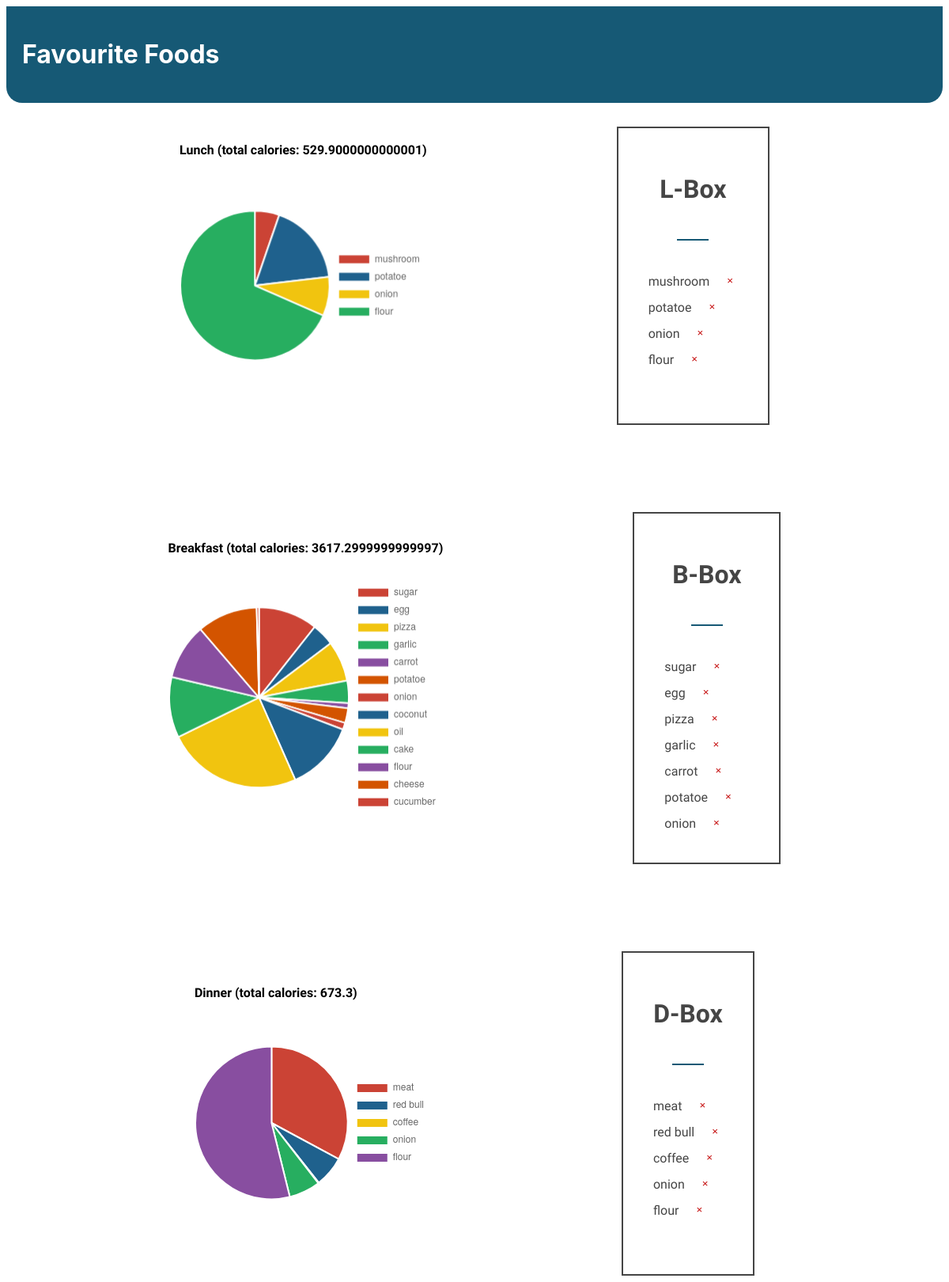
Page /favourite_foods/ (signed in) on the earlier database version.
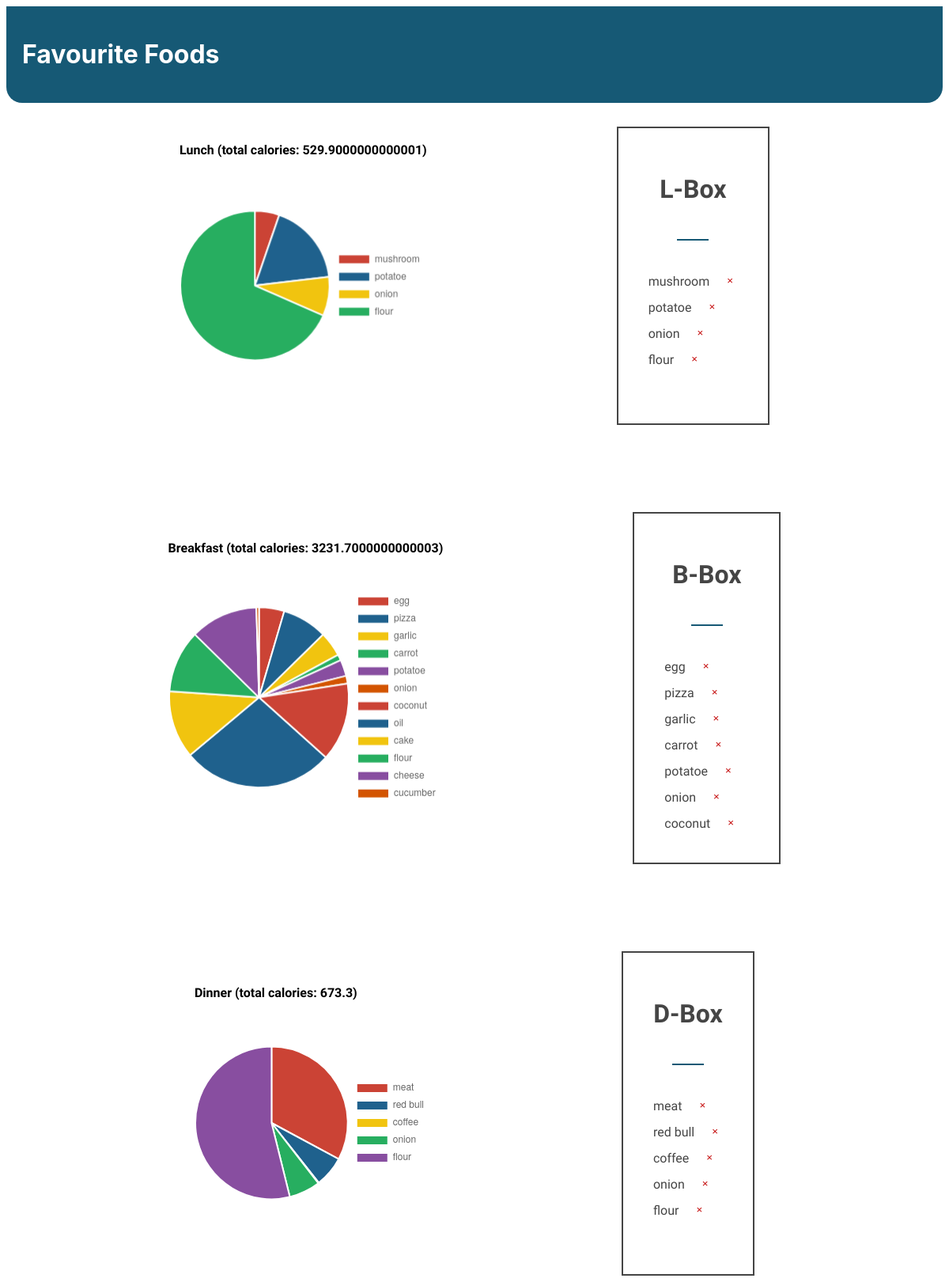
Same page on the later database version.
### myapp/models.py (models this page shows)
class Lunch(models.Model):
    user = models.ForeignKey(User, on_delete=models.CASCADE, null=True,
                             blank=True)  # If user deletes his/her account, his/her tasks also be deleted. We can also
    name = models.CharField(max_length=255, default='Default Lunch Name')
    calories = models.FloatField(null=True, blank=True)
    def __str__(self):
        return self.name

class Breakfast(models.Model):
    user = models.ForeignKey(User, on_delete=models.CASCADE, null=True,
                             blank=True)  # If user deletes his/her account, his/her tasks also be deleted. We can also
    name = models.CharField(max_length=255)
    calories = models.FloatField(null=True, blank=True)
    def __str__(self):
        return self.name

class Dinner(models.Model):
    user = models.ForeignKey(User, on_delete=models.CASCADE, null=True,
                             blank=True)  # If user deletes his/her account, his/her tasks also be deleted. We can also
    name = models.CharField(max_length=255)
    calories = models.FloatField(null=True)
    def __str__(self):
        return self.name

### myapp/views.py (the view)
# urls.py: path('favourite_foods/',views.favourite_foods,name='favourite_foods'),
def favourite_foods(request):
    favourite_lunch = Lunch.objects.filter(user=request.user)
    favourite_breakfast = Breakfast.objects.filter(user=request.user)
    favourite_dinner = Dinner.objects.filter(user=request.user)
    print(favourite_lunch)
    context = {'favourite_lunch': favourite_lunch, 'favourite_breakfast': favourite_breakfast,
               'favourite_dinner': favourite_dinner}
    return render(request, 'favourite_foods.html', context)

### templates/favourite_foods.html (shortened to what this page needs)
{% extends 'index.html' %} {% block content %}
<div class="header">
<div class="navbar">
  <h1>Favourite Foods</h1>
        </div>
    </div>
    <div class="detailed-body">
           <div class="lunch-section">
       <div class="lunch-canvas">
           <label id="lunchLabel"></label>
    <div class="chart">
         <canvas id="lunchChart"></canvas>
    </div>
           </div>
            <div class="lunch-list">
               <div class="food-list-header">
                   <h1>L-Box</h1>
               </div>
                <div class="line"></div>
               <div class="food-list-body">
                   {% for lunch in favourite_lunch %}
                       <div class="food-btn">
                       {{ lunch }}
                       <form action="{% url 'lunchDelete' lunch.pk %}" method="post">
                        <input class="food-input" type="submit" value="&#215;">
                    </form>
                       </div>
                   {%  endfor %}
               </div>
           </div>
           </div>
     <div class="breakfast-section">
       <div class="breakfast-canvas">
           <label id="breakfastLabel"></label>
    <div class="chart">
         <canvas id="breakfastChart"></canvas>
    </div>
           </div>
            <div class="breakfast-list">
               <div class="food-list-header">
                   <h1>B-Box</h1>
               </div>
            <div class="line"></div>
               <div class="food-list-body">
                   {% for breakfast in favourite_breakfast %}
                       <div class="food-btn">
                       {{ breakfast }}
                       <form action="{% url 'breakfastDelete' breakfast.pk %}" method="post">
                        <input class="food-input" type="submit" value="&#215;">
                    </form>
                       </div>
                   {%  endfor %}
               </div>
           </div>
           </div>
    <div class="dinner-section" >
       <div class="dinner-canvas">
           <label id="dinnerLabel"></label>
    <div class="chart">
         <canvas id="dinnerChart"></canvas>
    </div>
           </div>
            <div class="dinner-list">
               <div class="food-list-header">
                   <h1>D-Box</h1>
               </div>
            <div class="line"></div>
               <div class="food-list-body">
                   {% for dinner in favourite_dinner %}
                       <div class="food-btn">
                       {{ dinner }}
                       <form action="{% url 'dinnerDelete' dinner.pk %}" method="post">
                        <input class="food-input" type="submit" value="&#215;">
                    </form>
                       </div>
                   {%  endfor %}
               </div>
           </div>
           </div>
    </div>
{% endblock content %}

Differences in the rows shown:
removed Breakfast: name "sugar"
now on this page (row unchanged): Breakfast: name "coconut"
Other differences:
text written by a page script: "Breakfast (total calories: 3617.2999999999997)" → "Breakfast (total calories: 3231.7000000000003)"
chart data {{ breakfast.name }}: sugar, egg, pizza, garlic, carrot, potatoe, onion, coconut, oil, cake, flour, cheese, cucumber → egg, pizza, garlic, carrot, potatoe, onion, coconut, oil, cake, flour, cheese, cucumber
chart data {{ breakfast.calories }}: 385.6, 147.0, 262.9, 144.8, 34.0, 94.6, 44.7, 455.3, 883.0, 393.6, 362.6, 393.9, 15.3 → 147.0, 262.9, 144.8, 34.0, 94.6, 44.7, 455.3, 883.0, 393.6, 362.6, 393.9, 15.3
